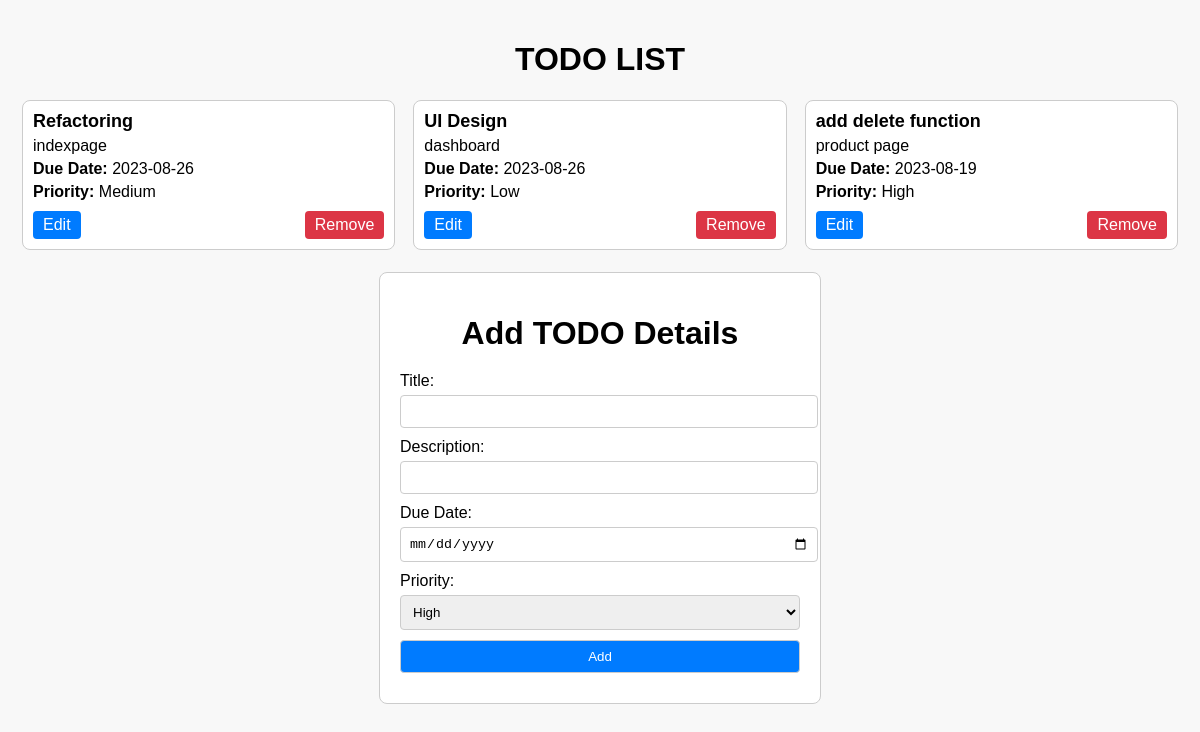
The page / on the database its author committed.
### tables this page shows
CREATE TABLE `details` (
  `id` int(11) NOT NULL,
  `title` varchar(100) NOT NULL,
  `description` varchar(100) NOT NULL,
  `duedate` date NOT NULL,
  `priority` varchar(100) NOT NULL
);

### index.php (the view, shortened to what this page needs)
<!DOCTYPE html>
<html>
<head>
</head>
<body>
    <?php
        include("connection.php");
        $query = "SELECT * FROM details";
        $result = mysqli_query($con, $query);
    ?>
    <h1>TODO LIST</h1>
    <div class="card-container">
        <?php
        while ($row = mysqli_fetch_assoc($result)) {
            $id = $row['id'];
        ?>
            <div class="card">
                <h2><?php echo $row['title']; ?></h2>
                <p><?php echo $row['description']; ?></p>
                <p><strong>Due Date:</strong> <?php echo $row['duedate']; ?></p>
                <p><strong>Priority:</strong> <?php echo $row['priority']; ?></p>
                <div class="action-buttons">
                    <a class="edit" href="index.php?id=<?php echo $id ?>">Edit</a>
                    <a class="delete" href="memberaction.php?id=<?php echo $id; ?>&action=delete">Remove</a>
                </div>
            </div>
        <?php
        }
        ?>
    </div>
    <div class="add-form">
        <h1>Add TODO Details</h1>
        <form action="memberaction.php" method="POST">
            <label for="title">Title:</label>
            <input type="text" name="title" value='<?php if (isset($_GET['id'])) {echo $row1['title'];} ?>' required>
            <label for="description">Description:</label>
            <input type="text" name="description" value='<?php if (isset($_GET['id'])) {echo $row1['description'];} ?>' required>
            <label for="duedate">Due Date:</label>
            <input type="date" name="duedate" value='<?php if (isset($_GET['id'])) {echo $row1['duedate'];} ?>' required>
            <label for="priority">Priority:</label>
            <select name="priority" required>
                <option value="High" <?php if (isset($_GET['id']) && $row1['priority'] == 'High') {echo 'selected';} ?>>High</option>
            </select>
            <input type="submit" name="<?php if (isset($_GET['id'])) {echo "update";} else {echo "add";} ?>"
               value="<?php if (isset($_GET['id'])) {echo "Update";} else {echo "Add";} ?>">
        </form>
    </div>
</body>
</html>

### index.php (style rules this page uses)
body { font-family: Arial, sans-serif; margin: 0; padding: 20px; background-color: #f8f8f8; }
h1 { text-align: center; margin-bottom: 20px; }
.card-container { display: grid; grid-template-columns: repeat(auto-fit, minmax(200px, 1fr)); gap: 18px; padding: 2px; }
.card { border: 1px solid #ccc; border-radius: 8px; padding: 10px; background-color: #fff; }
.card h2 { margin: 0; font-size: 18px; font-weight: bold; }
.card p { margin: 5px 0; }
.card p strong { font-weight: bold; }
.action-buttons { display: flex; justify-content: space-between; margin-top: 10px; }
.action-buttons a { text-decoration: none; padding: 5px 10px; border-radius: 4px; color: #fff; }
.action-buttons a.edit { background-color: #007bff; }
.action-buttons a.delete { background-color: #dc3545; }
.add-form { border: 1px solid #ccc; border-radius: 8px; padding: 20px; background-color: #fff; margin-top: 20px; max-width: 400px; margin-left: auto; margin-right: auto; }
.add-form label { display: block; margin-bottom: 5px; }
.add-form input, .add-form select { width: 100%; padding: 8px; margin-bottom: 10px; border: 1px solid #ccc; border-radius: 4px; }
.add-form input[type="submit"] { background-color: #007bff; color: #fff; cursor: pointer; }

### rows shown on the page
details: title "Refactoring", description "indexpage", duedate "2023-08-26", priority "Medium"
details: title "UI Design", description "dashboard", duedate "2023-08-26", priority "Low"
details: title "add delete function", description "product page", duedate "2023-08-19", priority "High"
